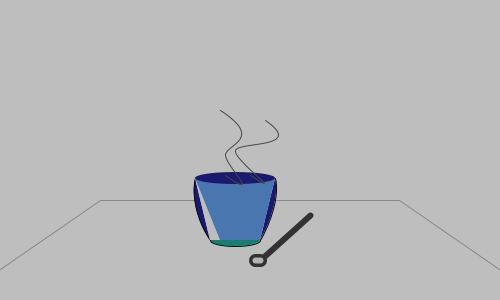
Frame 1 (no input)
Frame 60 (the mouse pressed at the canvas centre just before this capture): identical to frame 1, image omitted
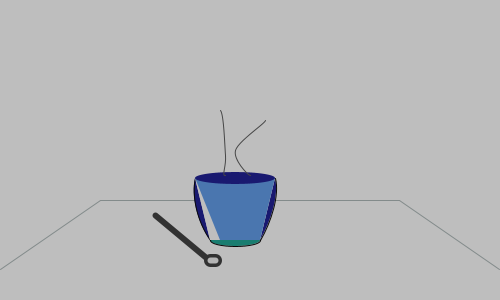
Frame 120 (the mouse held since frame 60 and released just before this capture)

The Processing sketch that drew these frames (run headless with seeded random() and noise(); from frame 60 on, the mouse is pressed at the canvas centre):

// Processing sketch: processing_12226
// ── processing_12226.pde

// Assignment #2 Teacup - giorgio morandi
// Name: Allaina K. Propst
// E-mail:apropst@brynmawr.edu   
// Date: Sept 15th 2010


float x, y, z, a, b, c, d; 

void setup() {
  size(500, 300);

  smooth();

  x = 310;

  y = 215;

  z = 255;

  a = 260;

  b = 260;

  c = 260;

  d = 260;
}

void draw() {

  background(190);
  strokeWeight(1);
  stroke(131,139,139);//draw tabletop
  line(0,269,100,200);
  stroke(131,139,139);
  line(100,200,200,200);
  line(275,200,399,200);
  stroke(131,139,139);
  line(499,269,399,200);

  fill(124, 74, 54);
  stroke(7);//royal blue tea cup

  fill(25, 125, 112);
  ellipse(235,240,50,12);
  stroke(9);
  fill(25,25,112);
  curve(235,140,195,178,210,240,275,290);
  curve(235,140,275,178,260,240,210,290);


  fill(155);
  strokeWeight(6);
  stroke(50);
  smooth();
  line(x,y,c,d); //handle
  strokeWeight(13);
  line(b,a,z,a); //spoon
  strokeWeight(6);
  stroke(180);
  line(b,a,z,a); //inside spoon

  fill(190); //area inside tea cup (for 3-D appearence)
  noStroke();
  beginShape();
  vertex(195,178);
  vertex(210,240);
  curveVertex(220,290);
  vertex(260,240);
  vertex(275,178);
  curveVertex(220,140);
  endShape(CLOSE);        

  fill(26,88,169, 180); //area inside tea cup (for 3-D appearence)
  noStroke();
  beginShape();
  vertex(195,178);
  vertex(220,240);
  curveVertex(220,290);
  vertex(260,240);
  vertex(275,178);
  curveVertex(220,140);
  endShape(CLOSE);


  fill(25,25,112);

  ellipse(235, 178, 80, 12);  //top of cup

  noFill(); // smoke
  stroke(70);
  strokeWeight(1);
  beginShape();
  curveVertex(pmouseX-45, pmouseY-20); 
  curveVertex(220, 110);
  curveVertex(225, 155);
  curveVertex(225, 175); 
  curveVertex(mouseX, mouseY); 
  endShape();

  noFill(); // smoke
  stroke(70);
  strokeWeight(1);
  beginShape();
  curveVertex(pmouseX-10, pmouseY-20); 
  curveVertex(265, 120);
  curveVertex(235, 150);
  curveVertex(250, 175); 
  curveVertex(mouseX, mouseY); 
  endShape();
}


void mousePressed() {

  x = 155;

  z = 210;

  b = 215;

  c = 209;
}
